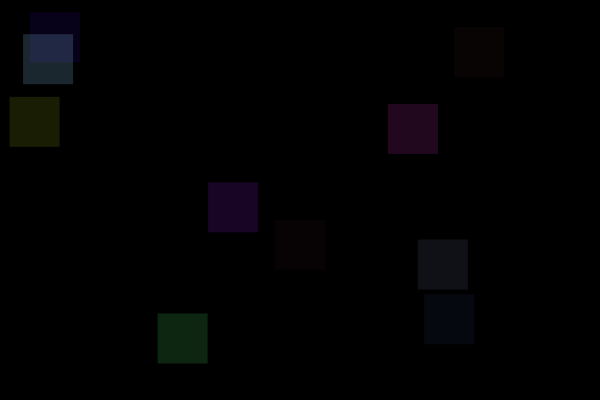
Frame 1 (no input)
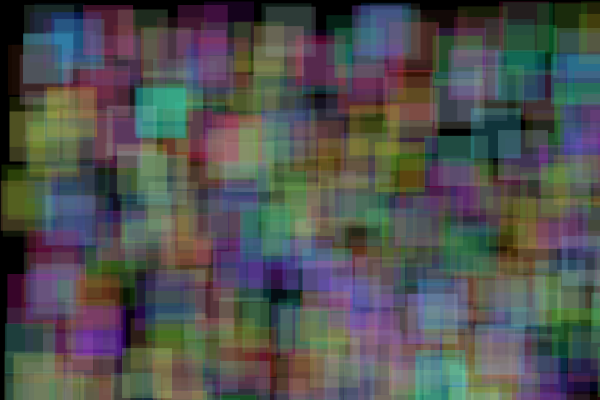
Frame 60 (the mouse pressed at the canvas centre just before this capture)
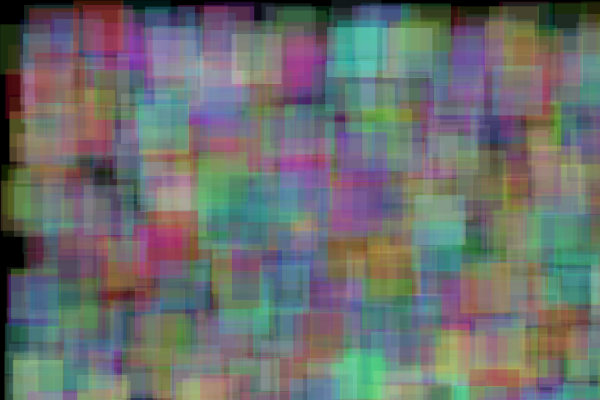
Frame 120 (the mouse held since frame 60 and released just before this capture)

The Processing sketch that drew these frames (run headless with seeded random() and noise(); from frame 60 on, the mouse is pressed at the canvas centre):

// Processing sketch: msr_for_loop
// ── msr_for_loop.pde

void setup() {
  size(600, 400);
  background(0);
}

void draw() {
  
  for (int i = 0; i < 1000; i = i + 100) {
    
    float x = random(0, width);
    float y = random(0, height);
    float r = random(0, 255);
    float g = random(0, 255);
    float b = random(0, 255);
    float a = random(20,70);
    
    println("my x value: " + x + " my y value: " + y);
    
    fill(r, g, b, a);
    noStroke();
    rect(x, y, 50, 50);
    
  }
}
